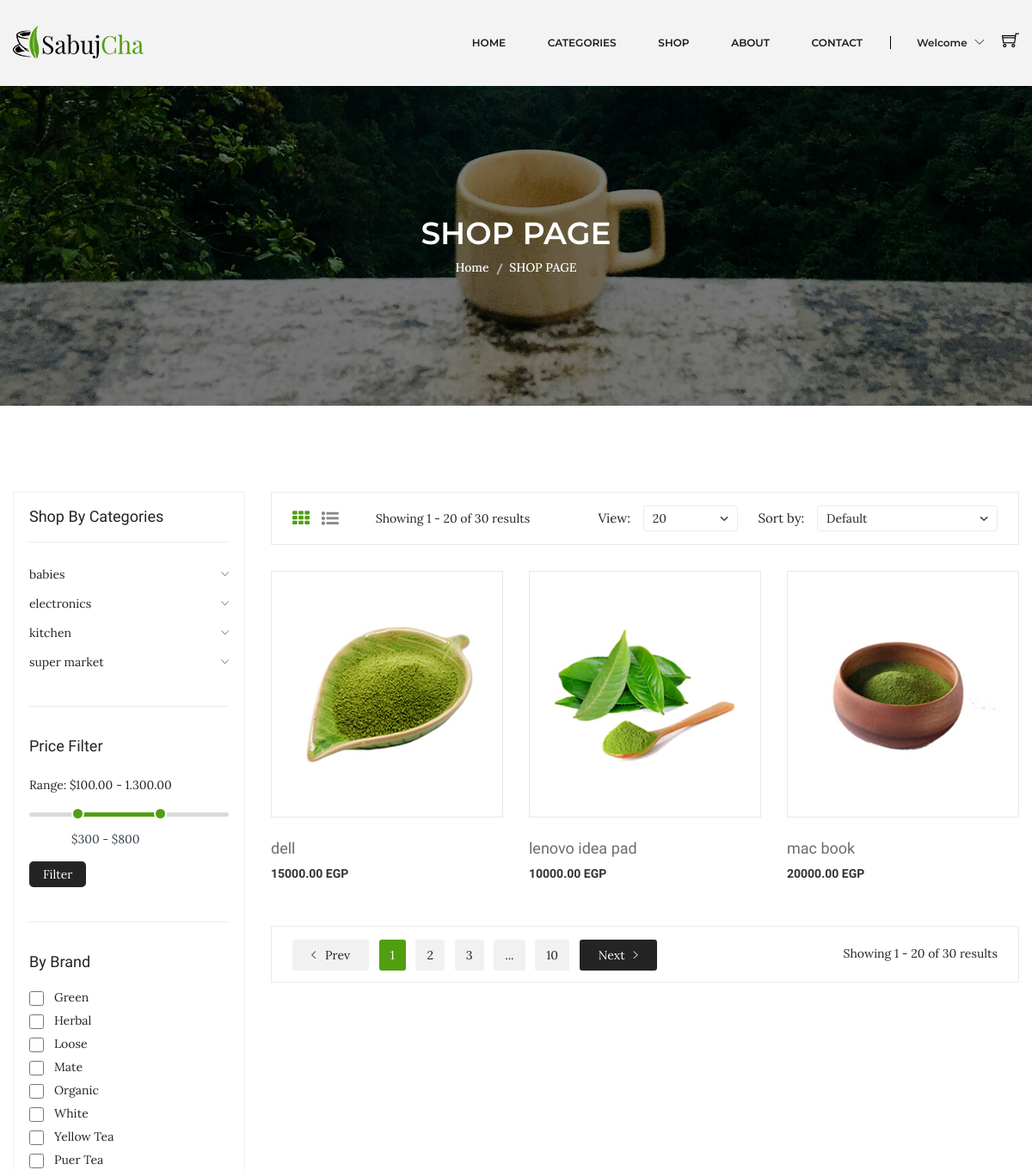
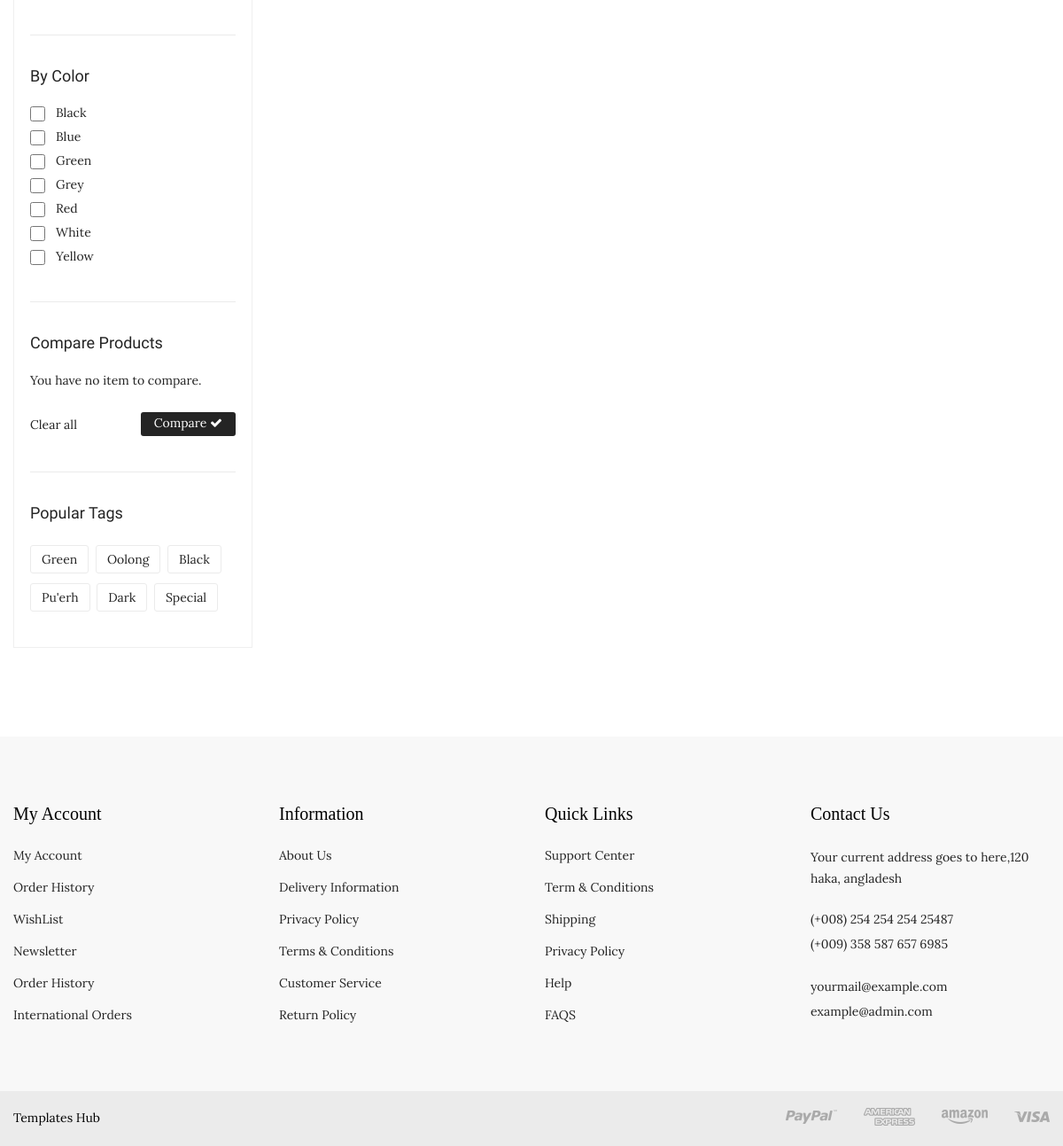
Page /Views/shop.php?subcategory=6 on the committed database (2 pictures, top to bottom).
### tables this page shows
CREATE TABLE `products` (
  `id` int(10) UNSIGNED NOT NULL,
  `name_en` varchar(255) NOT NULL,
  `name_ar` varchar(255) NOT NULL,
  `price` decimal(10,2) NOT NULL,
  `quantity` int(5) UNSIGNED NOT NULL,
  `status` tinyint(4) NOT NULL DEFAULT 1 COMMENT '1 is active\r\n0 is not active',
  `image` varchar(100) NOT NULL DEFAULT 'default.jpg',
  `details_ar` text DEFAULT NULL,
  `details_en` text DEFAULT NULL,
  `code` varchar(20) NOT NULL,
  `brand_id` int(10) UNSIGNED DEFAULT NULL,
  `subcategory_id` int(10) UNSIGNED NOT NULL,
  `created_at` timestamp NOT NULL DEFAULT current_timestamp(),
  `updated_ayt` timestamp NOT NULL DEFAULT current_timestamp() ON UPDATE current_timestamp()
);

CREATE TABLE `categories` (
  `id` int(10) UNSIGNED NOT NULL,
  `name_en` varchar(255) NOT NULL,
  `name_ar` varchar(255) NOT NULL,
  `status` tinyint(1) NOT NULL DEFAULT 1,
  `photo` varchar(255) NOT NULL,
  `created_at` timestamp NOT NULL DEFAULT current_timestamp(),
  `updated_at` timestamp NOT NULL DEFAULT current_timestamp() ON UPDATE current_timestamp()
);

### Database/database.php (called while the page is built, shortened)
<?php
class database{
  private $host='localhost';
  private $username = 'root';
  private $password = '';
  private $dbName ='e-commerce';
  private $con='';
  public function __construct()
  {
    $this->con = new mysqli($this->host,$this->username,$this->password,$this->dbName);
  }
  public function runDQL($query){
    $result = $this->con->query($query);
    if($result->num_rows > 0){
      return $result;
    }else{
      return [];
    }
  }
}

### Models/Product.php (called while the page is built, shortened)
<?php
include_once "../Database/database.php";
class Product extends database
{
    private $subcategory_id;
    public function setSubCategory_id($subcategory_id)
    {
        $this->subcategory_id = $subcategory_id;
        return $this;
    }
    public function getProductsBySub()
    {
        $query  = "SELECT `products`.`id`,`products`.`name_en`,`products`.`image`,`products`.`price`,`products`.`details_en` FROM `products` WHERE `products`.`subcategory_id` = $this->subcategory_id ORDER BY `products`.`name_en`";
        return $this->runDQL($query);
    }
}

### Models/Category.php (called while the page is built, shortened)
<?php
include_once "../Database/database.php";
class Category extends database
{
    public function selectData()
    {
        $query = "SELECT `categories`.`id`,`categories`.`name_en` FROM `categories` ORDER BY `categories`.`name_en` LIMIT 6";
        return $this->runDQL($query);
    }
}

### Views/shop.php (the view, shortened to what this page needs)
<?php
include_once "layouts/header.php";
include_once "layouts/nav.php";
include_once __DIR__ . "/../models/Product.php";
include_once __DIR__ . "/../models/Category.php";
$categoryObject = new Category;
$selectCategoriesDataResult = $categoryObject->selectData();
$subcategoryObject = new Subcategory;
$productObject = new Product;
if ($_GET) {
    if (isset($_GET['subcategory'])) {
        if (is_numeric($_GET['subcategory'])) {
            $subcategoryObject->setId($_GET['subcategory']);
            $FindsubcategoryReuslt = $subcategoryObject->Findsubcategory();
            if ($FindsubcategoryReuslt) {
                $productObject->setSubCategory_id($_GET['subcategory']);
                $selectDataResult = $productObject->getProductsBySub();
            } else {
                header('location:errors/404.php');
            }
        } else {
            header('location:errors/404.php');
        }
    } else {
        header('location:errors/404.php');
    }
} else {
    $selectDataResult = $productObject->selectData();
}
?>
<div class="breadcrumb-area bg-image-3 ptb-150">
    <div class="container">
        <div class="breadcrumb-content text-center">
            <h3>SHOP PAGE</h3>
            <ul>
                <li><a href="index.php">Home</a></li>
                <li class="active">SHOP PAGE</li>
            </ul>
        </div>
    </div>
</div>
<div class="shop-page-area ptb-100">
    <div class="container">
        <div class="row flex-row-reverse">
            <div class="col-lg-9">
                <div class="shop-topbar-wrapper">
                    <div class="shop-topbar-left">
                        <ul class="view-mode">
                            <li class="active"><a href="#product-grid" data-view="product-grid"><i class="fa fa-th"></i></a></li>
                            <li><a href="#product-list" data-view="product-list"><i class="fa fa-list-ul"></i></a></li>
                        </ul>
                        <p>Showing 1 - 20 of 30 results </p>
                    </div>
                    <div class="product-sorting-wrapper">
                        <div class="product-shorting shorting-style">
                            <label>View:</label>
                            <select>
                                <option value=""> 20</option>
                            </select>
                        </div>
                        <div class="product-show shorting-style">
                            <label>Sort by:</label>
                            <select>
                                <option value="">Default</option>
                            </select>
                        </div>
                    </div>
                </div>
                <div class="grid-list-product-wrapper">
                    <div class="product-grid product-view pb-20">
                        <div class="row">
                            <?php
                            if ($selectDataResult) {
                                $products = $selectDataResult->fetch_all(MYSQLI_ASSOC);
                                foreach ($products as $index => $product) { ?>
                                    <div class="product-width col-xl-4 col-lg-4 col-md-4 col-sm-6 col-12 mb-30">
                                        <div class="product-wrapper">
                                            <div class="product-img">
                                                <a href="product-details.php?id=<?= $product['id'] ?>">
                                                    <img alt="" src="../assets/img/product/<?php echo $product['image']; ?>">
                                                </a>
                                                <div class="product-action">
                                                </div>
                                            </div>
                                            <div class="product-content text-left">
                                                <div class="product-hover-style">
                                                    <div class="product-title">
                                                        <h4>
                                                            <a href="product-details.php?id=<?= $product['id'] ?>"><?= $product['name_en'] ?></a>
                                                        </h4>
                                                    </div>
                                                </div>
                                                <div class="product-price-wrapper">
                                                    <span><?= $product['price'] ?> EGP</span>
                                                </div>
                                            </div>
                                        </div>
                                    </div>
                            <?php }
                            } else {
                                echo "<div class='alert alert-warning'>No Products </div>";
                            } ?>
                        </div>
                    </div>
                    <div class="pagination-total-pages">
                        <div class="pagination-style">
                            <ul>
                                <li><a class="prev-next prev" href="#"><i class="ion-ios-arrow-left"></i> Prev</a></li>
                                <li><a class="active" href="#">1</a></li>
                                <li><a href="#">2</a></li>
                                <li><a href="#">3</a></li>
                                <li><a href="#">...</a></li>
                                <li><a href="#">10</a></li>
                                <li><a class="prev-next next" href="#">Next<i class="ion-ios-arrow-right"></i> </a></li>
                            </ul>
                        </div>
                        <div class="total-pages">
                            <p>Showing 1 - 20 of 30 results </p>
                        </div>
                    </div>
                </div>
            </div>
            <div class="col-lg-3">
                <div class="shop-sidebar-wrapper gray-bg-7 shop-sidebar-mrg">
                    <div class="shop-widget">
                        <h4 class="shop-sidebar-title">Shop By Categories</h4>
                        <div class="shop-catigory">
                            <ul id="faq">
                                <?php
                                if ($selectCategoriesDataResult) {
                                    $categories = $selectCategoriesDataResult->fetch_all(MYSQLI_ASSOC);
                                    foreach ($categories as $index => $category) { ?>
                                        <li> <a data-toggle="collapse" data-parent="#faq" href="#shop-catigory-<?= $category['id'] ?>"><?= $category['name_en'] ?><i class="ion-ios-arrow-down"></i></a>
                                        </li>
                                    <?php }
                                } else { ?>
                                    <li class="mega-menu-title">No Categories Yet</li>
                                <?php  } ?>
                            </ul>
                        </div>
                    </div>
                    <div class="shop-price-filter mt-40 shop-sidebar-border pt-35">
                        <h4 class="shop-sidebar-title">Price Filter</h4>
                        <div class="price_filter mt-25">
                            <span>Range: $100.00 - 1.300.00 </span>
                            <div id="slider-range"></div>
                            <div class="price_slider_amount">
                                <div class="label-input">
                                    <input type="text" id="amount" name="price" placeholder="Add Your Price" />
                                </div>
                                <button type="button">Filter</button>
                            </div>
                        </div>
                    </div>
                    <div class="shop-widget mt-40 shop-sidebar-border pt-35">
                        <h4 class="shop-sidebar-title">By Brand</h4>
                        <div class="sidebar-list-style mt-20">
                            <ul>
                                <li><input type="checkbox"><a href="#">Green </a>
                                <li><input type="checkbox"><a href="#">Herbal </a></li>
                                <li><input type="checkbox"><a href="#">Loose </a></li>
                                <li><input type="checkbox"><a href="#">Mate </a></li>
                                <li><input type="checkbox"><a href="#">Organic </a></li>
                                <li><input type="checkbox"><a href="#">White </a></li>
                                <li><input type="checkbox"><a href="#">Yellow Tea </a></li>
                                <li><input type="checkbox"><a href="#">Puer Tea </a></li>
                            </ul>
                        </div>
                    </div>
                    <div class="shop-widget mt-40 shop-sidebar-border pt-35">
                        <h4 class="shop-sidebar-title">By Color</h4>
                        <div class="sidebar-list-style mt-20">
                            <ul>
                                <li><input type="checkbox"><a href="#">Black </a></li>
                                <li><input type="checkbox"><a href="#">Blue </a></li>
                                <li><input type="checkbox"><a href="#">Green </a></li>
                                <li><input type="checkbox"><a href="#">Grey </a></li>
                                <li><input type="checkbox"><a href="#">Red</a></li>
                                <li><input type="checkbox"><a href="#">White </a></li>
                                <li><input type="checkbox"><a href="#">Yellow </a></li>
                            </ul>
                        </div>
                    </div>
                    <div class="shop-widget mt-40 shop-sidebar-border pt-35">
                        <h4 class="shop-sidebar-title">Compare Products</h4>
                        <div class="compare-product">
                            <p>You have no item to compare. </p>
                            <div class="compare-product-btn">
                                <span>Clear all </span>
                                <a href="#">Compare <i class="fa fa-check"></i></a>
                            </div>
                        </div>
                    </div>
                    <div class="shop-widget mt-40 shop-sidebar-border pt-35">
                        <h4 class="shop-sidebar-title">Popular Tags</h4>
                        <div class="shop-tags mt-25">
                            <ul>
                                <li><a href="#">Green</a></li>
                                <li><a href="#">Oolong</a></li>
                                <li><a href="#">Black</a></li>
                                <li><a href="#">Pu'erh</a></li>
                                <li><a href="#">Dark </a></li>
                                <li><a href="#">Special</a></li>
                            </ul>
                        </div>
                    </div>
                </div>
            </div>
        </div>
    </div>
</div>
<?php include_once "layouts/footer.php"; ?>

### rows in the picture
products: image (picture), name_en "dell", price "15000.00"
products: image (picture), name_en "lenovo idea pad", price "10000.00"
products: image (picture), name_en "mac book", price "20000.00"
categories: name_en "babies"
categories: name_en "electronics"
categories: name_en "kitchen"
categories: name_en "super market"
